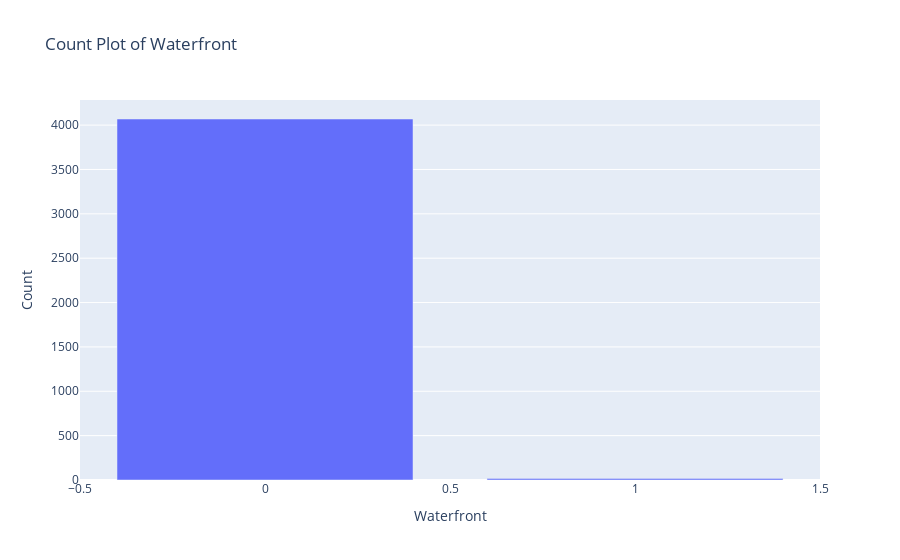

Notebook code for this chart:
### Code cell
# Calculate counts for each category in 'waterfront'
waterfront_counts = data_sqft['waterfront'].value_counts().reset_index()
waterfront_counts.columns = ['waterfront', 'count']

# Create the bar plot
fig = px.bar(waterfront_counts, x='waterfront', y='count', 
             title='Count Plot of Waterfront')
fig.update_layout(
    xaxis_title='Waterfront',
    yaxis_title='Count'
)
fig.show()

### Figure 1 — Plotly figure (JSON) as saved in the notebook; plotly's stock layout.template omitted (floating-point values rounded to 4 significant figures)
{"data": [{"alignmentgroup": "True", "hovertemplate": "waterfront=%{x}<br>count=%{y}<extra></extra>", "legendgroup": "", "marker": {"color": "#636efa", "pattern": {"shape": ""}}, "name": "", "offsetgroup": "", "orientation": "v", "showlegend": false, "textposition": "auto", "type": "bar", "x": [0, 1], "xaxis": "x", "y": [4069, 16], "yaxis": "y"}], "layout": {"autosize": true, "barmode": "relative", "legend": {"tracegroupgap": 0}, "title": {"text": "Count Plot of Waterfront"}, "xaxis": {"anchor": "y", "autorange": true, "domain": [0, 1], "range": [-0.5, 1.5], "title": {"text": "Waterfront"}, "type": "linear"}, "yaxis": {"anchor": "x", "autorange": true, "domain": [0, 1], "range": [0, 4283.0], "title": {"text": "Count"}, "type": "linear"}}}
